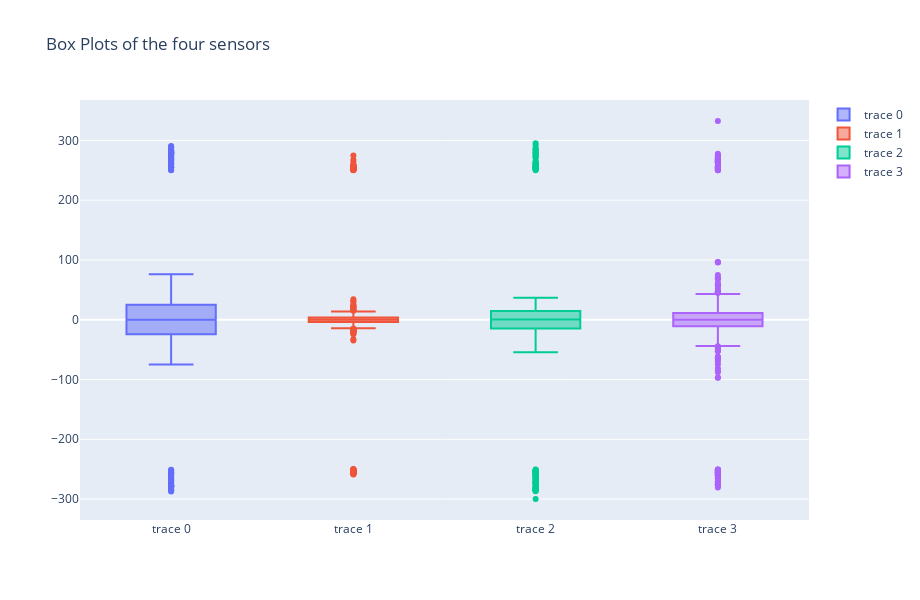

Notebook code for this chart:
### Code cell
plot_boxplot(sensors_data, first_instance_index)

### Figure 1 — Plotly figure (JSON) as saved in the notebook; plotly's stock layout.template omitted (floating-point values rounded to 4 significant figures; data arrays with more than 128 entries replaced by an {"elided": "..."} marker saying what was removed)
{"data": [{"boxpoints": "outliers", "type": "box", "y": {"elided": "1738 float values"}}, {"boxpoints": "outliers", "type": "box", "y": {"elided": "1738 float values"}}, {"boxpoints": "outliers", "type": "box", "y": {"elided": "1738 float values"}}, {"boxpoints": "outliers", "type": "box", "y": {"elided": "1738 float values"}}], "layout": {"height": 600, "title": {"text": "Box Plots of the four sensors"}, "width": 920}}
